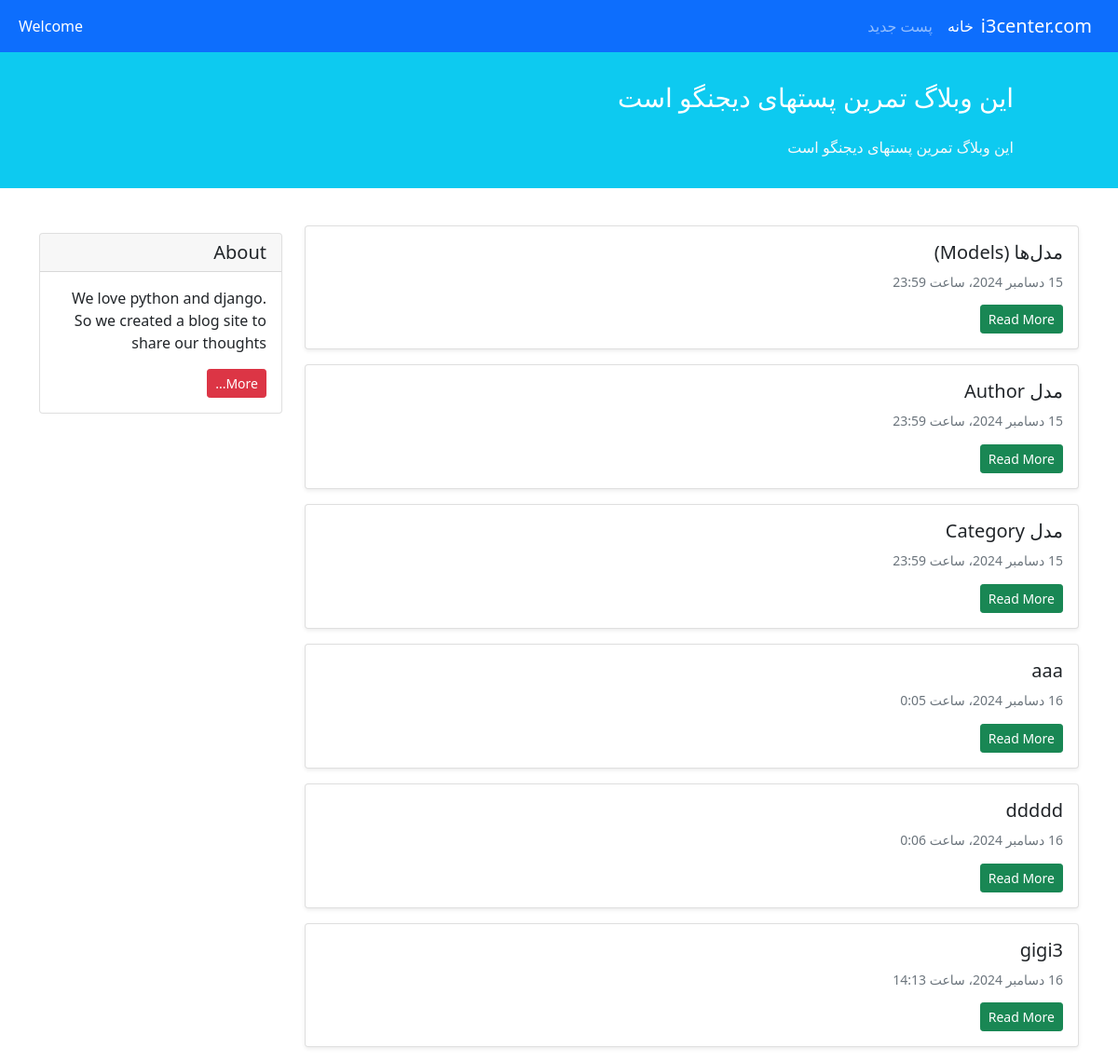
Before: / with the older database file.
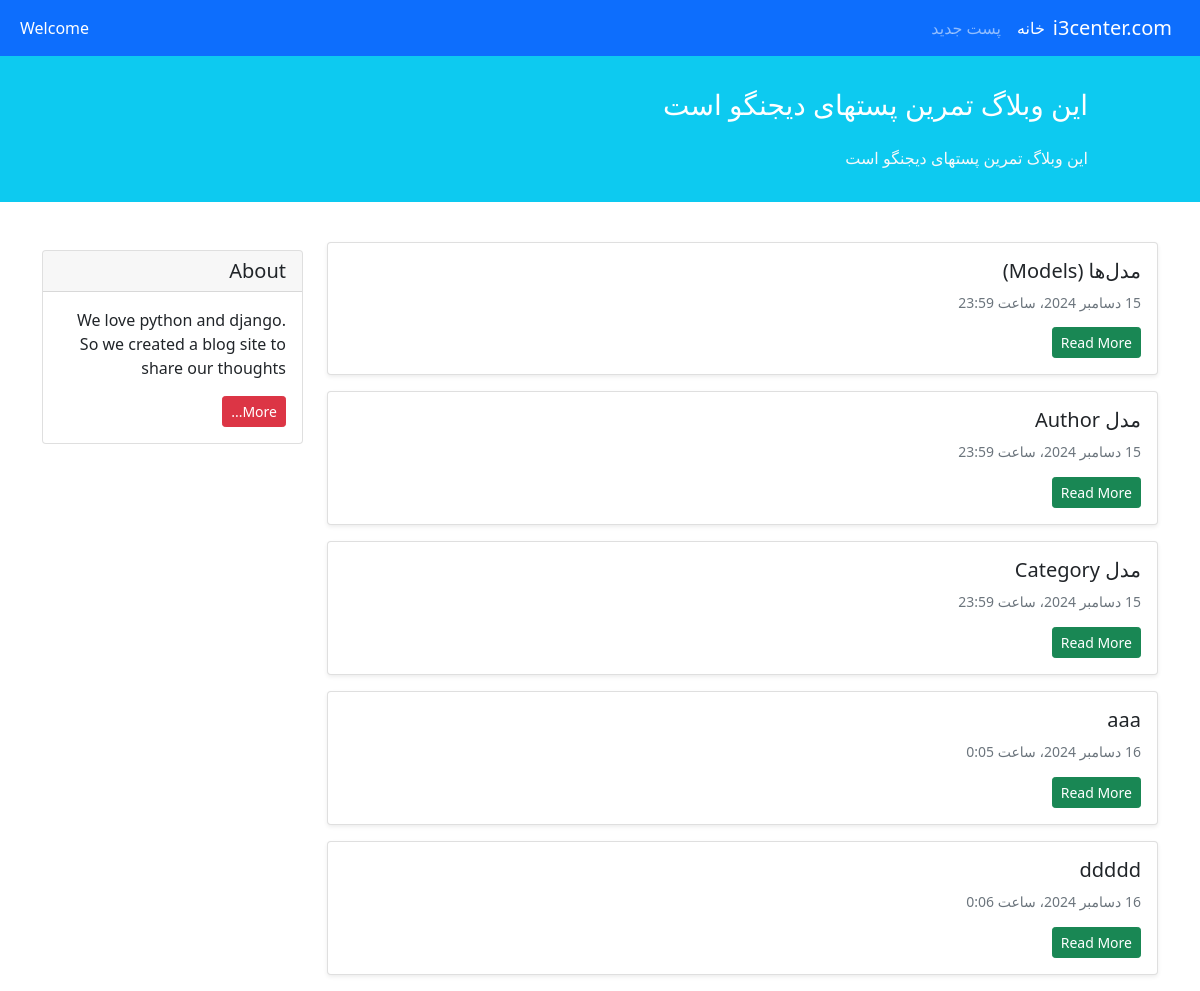
After: the same page with the newer database file.
### home/models.py (models this page shows, shortened)
class Post(models.Model):
    STATUS =(
        ('pub' , 'انتشار یافته'),
        ('drf' , 'پیش نمایش'),
    )
    title = models.CharField(max_length=50,null=True,blank=True)
    information = models.TextField(max_length=500,null=True,blank=True)
    datetime_create = models.DateTimeField(auto_now_add=True)
    datetime_update = models.DateTimeField(auto_now=True)
    status = models.CharField(choices=STATUS , max_length=3)
    email = models.EmailField(max_length=50)

### home/views.py (the view)
# urls.py: path('' , views.show_post , name='show') ,
def show_post(request):
    posts = Post.objects.filter(status='pub')
    return render(request , 'home.html' , {'posts':posts})

### templates/home.html (shortened to what this page needs)
{% extends '_base.html' %}
{% load static %}
{% block css %}
    <link rel="stylesheet" href="{% static 'css/home.css' %}">
{% endblock %}
{% block content %}
    {% for item in posts %}
        <div class="card shadow-sm my-3">
            <div class="card-body">
                <h5 class="card-title">{{ item.title }}</h5>
                <h6 class="card-subtitle mb-2 text-muted small py-2">{{ item.datetime_update }}</h6>
                <a href="{% url 'home:detail' item.id %}" class="btn btn-sm btn-success">Read More</a>
            </div>
        </div>
    {% endfor %}
{% endblock %}

Changed rows visible on the page:
removed Post: title "gigi3", datetime_update "16 دسامبر 2024، ساعت 14:13"
